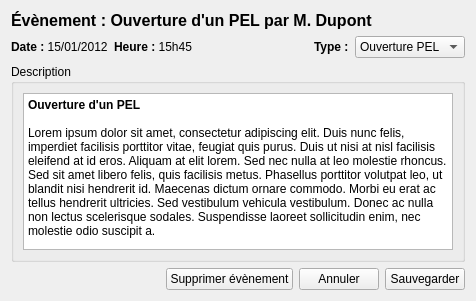
<?xml version="1.0" encoding="UTF-8"?>
<ui version="4.0">
 <class>Dia_Edit</class>
 <widget class="QWidget" name="Dia_Edit">
  <property name="geometry">
   <rect>
    <x>0</x>
    <y>0</y>
    <width>476</width>
    <height>301</height>
   </rect>
  </property>
  <property name="windowTitle">
   <string>Form</string>
  </property>
  <layout class="QVBoxLayout" name="verticalLayout">
   <item>
    <widget class="QLabel" name="label">
     <property name="text">
      <string>&lt;!DOCTYPE HTML PUBLIC &quot;-//W3C//DTD HTML 4.0//EN&quot; &quot;http://www.w3.org/TR/REC-html40/strict.dtd&quot;&gt;
&lt;html&gt;&lt;head&gt;&lt;meta name=&quot;qrichtext&quot; content=&quot;1&quot; /&gt;&lt;style type=&quot;text/css&quot;&gt;
p, li { white-space: pre-wrap; }
&lt;/style&gt;&lt;/head&gt;&lt;body style=&quot; font-family:'Sans Serif'; font-size:9pt; font-weight:400; font-style:normal;&quot;&gt;
&lt;p style=&quot; margin-top:0px; margin-bottom:0px; margin-left:0px; margin-right:0px; -qt-block-indent:0; text-indent:0px;&quot;&gt;&lt;span style=&quot; font-size:12pt; font-weight:600;&quot;&gt;Évènement : Ouverture d'un PEL par M. Dupont&lt;/span&gt;&lt;/p&gt;&lt;/body&gt;&lt;/html&gt;</string>
     </property>
    </widget>
   </item>
   <item>
    <layout class="QHBoxLayout" name="horizontalLayout_2">
     <item>
      <widget class="QLabel" name="label_2">
       <property name="text">
        <string>&lt;!DOCTYPE HTML PUBLIC &quot;-//W3C//DTD HTML 4.0//EN&quot; &quot;http://www.w3.org/TR/REC-html40/strict.dtd&quot;&gt;
&lt;html&gt;&lt;head&gt;&lt;meta name=&quot;qrichtext&quot; content=&quot;1&quot; /&gt;&lt;style type=&quot;text/css&quot;&gt;
p, li { white-space: pre-wrap; }
&lt;/style&gt;&lt;/head&gt;&lt;body style=&quot; font-family:'Sans Serif'; font-size:9pt; font-weight:400; font-style:normal;&quot;&gt;
&lt;p style=&quot; margin-top:0px; margin-bottom:0px; margin-left:0px; margin-right:0px; -qt-block-indent:0; text-indent:0px;&quot;&gt;&lt;span style=&quot; font-weight:600;&quot;&gt;Date :&lt;/span&gt; 15/01/2012&lt;/p&gt;&lt;/body&gt;&lt;/html&gt;</string>
       </property>
      </widget>
     </item>
     <item>
      <widget class="QLabel" name="label_3">
       <property name="text">
        <string>&lt;!DOCTYPE HTML PUBLIC &quot;-//W3C//DTD HTML 4.0//EN&quot; &quot;http://www.w3.org/TR/REC-html40/strict.dtd&quot;&gt;
&lt;html&gt;&lt;head&gt;&lt;meta name=&quot;qrichtext&quot; content=&quot;1&quot; /&gt;&lt;style type=&quot;text/css&quot;&gt;
p, li { white-space: pre-wrap; }
&lt;/style&gt;&lt;/head&gt;&lt;body style=&quot; font-family:'Sans Serif'; font-size:9pt; font-weight:400; font-style:normal;&quot;&gt;
&lt;p style=&quot; margin-top:0px; margin-bottom:0px; margin-left:0px; margin-right:0px; -qt-block-indent:0; text-indent:0px;&quot;&gt;&lt;span style=&quot; font-weight:600;&quot;&gt;Heure :&lt;/span&gt; 15h45&lt;/p&gt;&lt;/body&gt;&lt;/html&gt;</string>
       </property>
      </widget>
     </item>
     <item>
      <spacer name="horizontalSpacer">
       <property name="orientation">
        <enum>Qt::Horizontal</enum>
       </property>
       <property name="sizeHint" stdset="0">
        <size>
         <width>40</width>
         <height>20</height>
        </size>
       </property>
      </spacer>
     </item>
     <item>
      <widget class="QLabel" name="label_4">
       <property name="text">
        <string>&lt;!DOCTYPE HTML PUBLIC &quot;-//W3C//DTD HTML 4.0//EN&quot; &quot;http://www.w3.org/TR/REC-html40/strict.dtd&quot;&gt;
&lt;html&gt;&lt;head&gt;&lt;meta name=&quot;qrichtext&quot; content=&quot;1&quot; /&gt;&lt;style type=&quot;text/css&quot;&gt;
p, li { white-space: pre-wrap; }
&lt;/style&gt;&lt;/head&gt;&lt;body style=&quot; font-family:'Sans Serif'; font-size:9pt; font-weight:400; font-style:normal;&quot;&gt;
&lt;p style=&quot; margin-top:0px; margin-bottom:0px; margin-left:0px; margin-right:0px; -qt-block-indent:0; text-indent:0px;&quot;&gt;&lt;span style=&quot; font-weight:600;&quot;&gt;Type :&lt;/span&gt;&lt;/p&gt;&lt;/body&gt;&lt;/html&gt;</string>
       </property>
      </widget>
     </item>
     <item>
      <widget class="QComboBox" name="comboBox">
       <item>
        <property name="text">
         <string>Ouverture PEL</string>
        </property>
       </item>
      </widget>
     </item>
    </layout>
   </item>
   <item>
    <widget class="QGroupBox" name="groupBox">
     <property name="title">
      <string>Description</string>
     </property>
     <layout class="QGridLayout" name="gridLayout">
      <item row="0" column="0">
       <widget class="QTextBrowser" name="textBrowser">
        <property name="html">
         <string>&lt;!DOCTYPE HTML PUBLIC &quot;-//W3C//DTD HTML 4.0//EN&quot; &quot;http://www.w3.org/TR/REC-html40/strict.dtd&quot;&gt;
&lt;html&gt;&lt;head&gt;&lt;meta name=&quot;qrichtext&quot; content=&quot;1&quot; /&gt;&lt;style type=&quot;text/css&quot;&gt;
p, li { white-space: pre-wrap; }
&lt;/style&gt;&lt;/head&gt;&lt;body style=&quot; font-family:'Sans Serif'; font-size:9pt; font-weight:400; font-style:normal;&quot;&gt;
&lt;p style=&quot; margin-top:0px; margin-bottom:0px; margin-left:0px; margin-right:0px; -qt-block-indent:0; text-indent:0px;&quot;&gt;&lt;span style=&quot; font-weight:600;&quot;&gt;Ouverture d'un PEL&lt;/span&gt;&lt;/p&gt;
&lt;p style=&quot;-qt-paragraph-type:empty; margin-top:0px; margin-bottom:0px; margin-left:0px; margin-right:0px; -qt-block-indent:0; text-indent:0px; font-weight:600;&quot;&gt;&lt;/p&gt;
&lt;p style=&quot; margin-top:0px; margin-bottom:0px; margin-left:0px; margin-right:0px; -qt-block-indent:0; text-indent:0px;&quot;&gt;Lorem ipsum dolor sit amet, consectetur adipiscing elit. Duis nunc felis, imperdiet facilisis porttitor vitae, feugiat quis purus. Duis ut nisi at nisl facilisis eleifend at id eros. Aliquam at elit lorem. Sed nec nulla at leo molestie rhoncus. Sed sit amet libero felis, quis facilisis metus. Phasellus porttitor volutpat leo, ut blandit nisi hendrerit id. Maecenas dictum ornare commodo. Morbi eu erat ac tellus hendrerit ultricies. Sed vestibulum vehicula vestibulum. Donec ac nulla non lectus scelerisque sodales. Suspendisse laoreet sollicitudin enim, nec molestie odio suscipit a.&lt;/p&gt;&lt;/body&gt;&lt;/html&gt;</string>
        </property>
       </widget>
      </item>
     </layout>
    </widget>
   </item>
   <item>
    <layout class="QHBoxLayout" name="horizontalLayout">
     <item>
      <spacer name="horizontalSpacer_2">
       <property name="orientation">
        <enum>Qt::Horizontal</enum>
       </property>
       <property name="sizeHint" stdset="0">
        <size>
         <width>40</width>
         <height>20</height>
        </size>
       </property>
      </spacer>
     </item>
     <item>
      <widget class="QPushButton" name="pushButton_3">
       <property name="text">
        <string>Supprimer évènement</string>
       </property>
      </widget>
     </item>
     <item>
      <widget class="QPushButton" name="pushButton">
       <property name="text">
        <string>Annuler</string>
       </property>
      </widget>
     </item>
     <item>
      <widget class="QPushButton" name="pushButton_2">
       <property name="text">
        <string>Sauvegarder</string>
       </property>
      </widget>
     </item>
    </layout>
   </item>
  </layout>
 </widget>
 <resources/>
 <connections/>
</ui>
